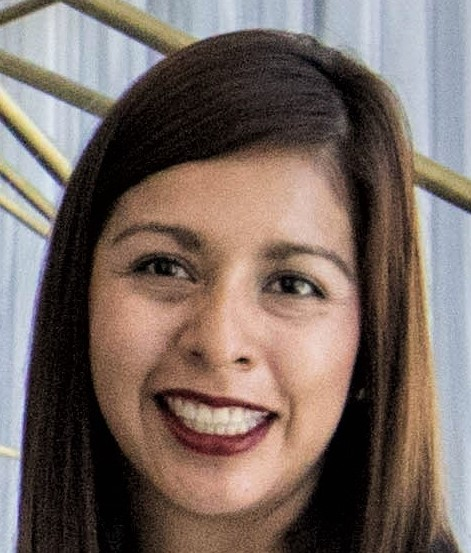
#> input picture images/face.jpeg, 471 x 553 px; the run also reads 4 pictures not shown here
$ python ORB.py
#> lines starting #> are read from the running program, lines starting #| are printed output that depends on the picture
#!/usr/bin/env python
# coding: utf-8

# <div style="font-family:Georgia; font-size:2.5vw; color:lightblue; font-weight:normal; text-align:center; background:url('./Animations/Title Background.gif') no-repeat center; background-size:cover)">
# <br><br>
# Oriented FAST and Rotated BRIEF (ORB)
# <br><br><br>
# </div>
#
# # Introduction
#
# One of the most challenging problems in computer vision is object detection. Object detection is the ability to recognize particular objects in images and being able to determine the location of those objects within the images. For example, if we perform car detection in the image below, we will not only be interested in saying how many cars are there in the image but also *where* those cars are in the image.
# <br>
# <figure>
#   <img src = "./Animations/cars.jpg" width = 80% style = "border: thin silver solid; padding: 10px">
#       <figcaption style = "text-align: center; font-style: italic">Fig1. - Car Detection.</figcaption>
# </figure>
# <br>
# In order to perform this object-based image analysis, we will use ORB. ORB is a very fast algorithm that creates feature vectors from detected keypoints. You've learned that ORB has some great properties, such as being invariant to rotations, changes in illumination, and noise.
#
# In this notebook, we will see these properties in action and implement the ORB algorithm to detect a person’s face in an image using facial keypoints.

# ### Loading Images and Importing Resources
#
# In the code below we will use OpenCV to load an image of a woman’s face, which will use as our training image. Since, the `cv2.imread()` function loads images as BGR we will convert our image to RGB so we can display it with the correct colors. As usual we will convert our BGR image to Gray scale for analysis.

# In[1]:


get_ipython().run_line_magic('matplotlib', 'inline')

import cv2
import matplotlib.pyplot as plt

# Set the default figure size
plt.rcParams['figure.figsize'] = [20,10]

# Load the training image
image = cv2.imread('./images/face.jpeg')
#> image is the input picture: shape (553, 471, 3); mean B, G, R 98.9, 105.9, 121

# Convert the training image to RGB
training_image = cv2.cvtColor(image, cv2.COLOR_BGR2RGB)

# Convert the training image to gray Scale
training_gray = cv2.cvtColor(image, cv2.COLOR_BGR2GRAY)
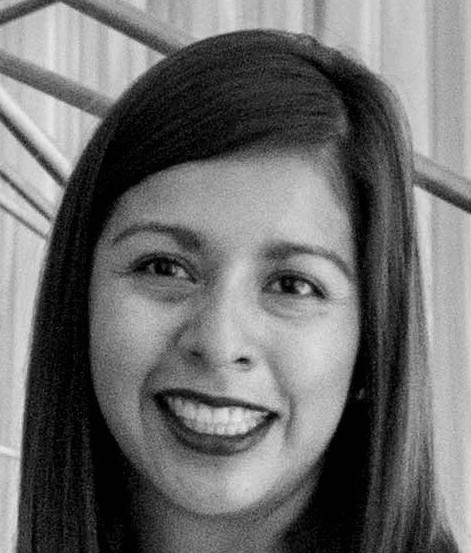
#> training_gray: shape (553, 471); min 0, max 238, mean 109.6

# Display the images
plt.subplot(121)
plt.title('Original Training Image')
plt.imshow(training_image)
plt.subplot(122)
plt.title('Gray Scale Training Image')
plt.imshow(training_gray, cmap = 'gray')
plt.show()
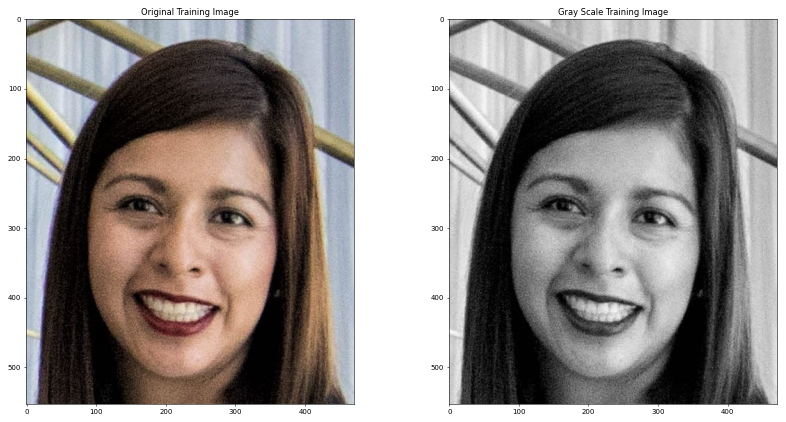
#> figure drawn by matplotlib, 2 panels


# ## Locating Keypoints
#
# The first step in the ORB algorithm is to locate all the keypoints in the training image. After the keypoints have been located, ORB creates their corresponding binary feature vectors and groups them together in the ORB descriptor.
#
# We will use OpenCV’s `ORB` class to locate the keypoints and create their corresponding ORB descriptor. The parameters of the ORB algorithm are setup using the `ORB_create()` function. The parameters of the `ORB_create()` function and their default values are given below:
#
#
# `cv2.ORB_create(nfeatures = 500,
#                scaleFactor = 1.2,
# 		       nlevels = 8,
# 		       edgeThreshold = 31,
# 		       firstLevel = 0,
# 		       WTA_K = 2,
# 		       scoreType = HARRIS_SCORE,
# 		       patchSize = 31,
# 		       fastThreshold = 20)`
#
# Parameters:
#
# * **nfeatures** - *int*
# Determines the maximum number of features (keypoints) to locate.
#
#
# * **scaleFactor** - *float*
# Pyramid decimation ratio, must be greater than 1. ORB uses an image pyramid to find features, therefore you must provide the scale factor between each layer in the pyramid and the number of levels the pyramid has. A `scaleFactor = 2` means the classical pyramid, where each next level has 4x less pixels than the previous. A big scale factor will diminish the number of features found.
#
#
# * **nlevels** - *int*
# The number of pyramid levels. The smallest level will have a linear size equal to input_image_linear_size/pow(scaleFactor, nlevels).
#
#
# * **edgeThreshold** - - *int*
# The size of the border where features are not detected. Since the keypoints have a specific pixel size, the edges of images must be excluded from the search. The size of the `edgeThreshold` should be equal to or greater than the patchSize parameter.
#
#
# * **firstLevel** - *int*
# This parameter allows you to determine which level should be treated as the first level in the pyramid. It should be 0 in the current implementation. Usually, the pyramid level with a scale of unity is considered the first level.
#
#
# * **WTA_K** - *int*
# The number of random pixels used to produce each element of the oriented BRIEF descriptor. The possible values are 2, 3, and 4, with 2 being the default value. For example, a value of 3 means three random pixels are chosen at a time to compare their brightness. The index of the brightest pixel is returned. Since there are 3 pixels, the returned index will be either 0, 1, or 2.
#
#
# * **scoreType** - *int*
# This parameter can be set to either HARRIS_SCORE or FAST_SCORE. The default HARRIS_SCORE means that the Harris corner algorithm is used to rank features. The score is used to only retain the best features. The FAST_SCORE produces slightly less stable keypoints, but it is a little faster to compute.
#
#
# * **patchSize** - *int*
# Size of the patch used by the oriented BRIEF descriptor. Of course, on smaller pyramid layers the perceived image area covered by a feature will be larger.
#
#
# As we can see, the `cv2. ORB_create()`function supports a wide range of parameters. The first two arguments (`nfeatures` and ` scaleFactor`) are probably the ones you are most likely to change. The other parameters can be safely left at their default values and you will get good results.
#
# In the code below, we will use the `ORB_create()`function to set the maximum number of keypoints we want to detect to 200, and to set the pyramid decimation ratio to 2.1. We will then use the ` .detectAndCompute (image)`method to locate the keypoints in the given training `image`and to compute their corresponding ORB descriptor.  Finally, we will use the ` cv2.drawKeypoints()`function to visualize the keypoints found by the ORB algorithm.

# In[ ]:


# Import copy to make copies of the training image
import copy

# Set the default figure size
plt.rcParams['figure.figsize'] = [14.0, 7.0]

# Set the parameters of the ORB algorithm by specifying the maximum number of keypoints to locate and
# the pyramid decimation ratio
orb = cv2.ORB_create(200, 2.0)

# Find the keypoints in the gray scale training image and compute their ORB descriptor.
# The None parameter is needed to indicate that we are not using a mask.
keypoints, descriptor = orb.detectAndCompute(training_gray, None)
#> keypoints = 175 keypoints; strongest (x, y, size): (306, 286, 62), (252, 420, 124), (272, 412, 124), (300, 288, 124)

# Create copies of the training image to draw our keypoints on
keyp_without_size = copy.copy(training_image)
keyp_with_size = copy.copy(training_image)

# Draw the keypoints without size or orientation on one copy of the training image
cv2.drawKeypoints(training_image, keypoints, keyp_without_size, color = (0, 255, 0))
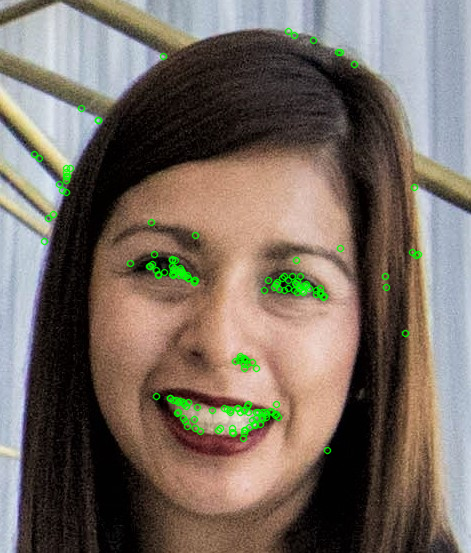
#> keyp_without_size: shape (553, 471, 3); mean R, G, B 119.6, 107.7, 97.8

# Draw the keypoints with size and orientation on the other copy of the training image
cv2.drawKeypoints(training_image, keypoints, keyp_with_size, flags = cv2.DRAW_MATCHES_FLAGS_DRAW_RICH_KEYPOINTS)
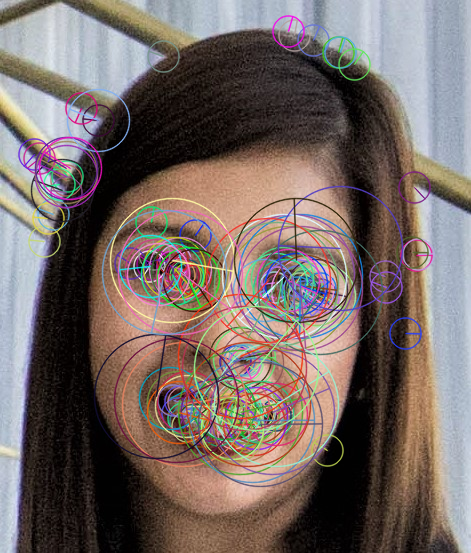
#> keyp_with_size: shape (553, 471, 3); mean R, G, B 118.5, 105.6, 101.2

# Display the image with the keypoints without size or orientation
plt.subplot(121)
plt.title('Keypoints Without Size or Orientation')
plt.imshow(keyp_without_size)

# Display the image with the keypoints with size and orientation
plt.subplot(122)
plt.title('Keypoints With Size and Orientation')
plt.imshow(keyp_with_size)
plt.show()

# Print the number of keypoints detected
print("\nNumber of keypoints Detected: ", len(keypoints))
#| Number of keypoints Detected:  175


# As we can see in the right image, every keypoint has a center, a size, and an angle. The center determines the location of each keypoint in the image; the size of each keypoint is determined by the patch size used by BRIEF to create its feature vector; and the angle tells us the orientation of the keypoint as determined by rBRIEF.
#
# Once the keypoints for the training image have been found and their corresponding ORB descriptor has been calculated, the same thing can be done for the query image. In order to see the properties of the ORB algorithm more clearly, in the next sections we will use the same image as our training and query image.

# # Feature Matching
#
# Once we have the ORB descriptors for *both* the training and query images, the final step is to perform keypoint matching between the two images using their corresponding ORB descriptors. This *matching* is usually performed by a matching function. One of the most commonly used matching functions is called *Brute-Force*.
#
# In the code below we will use OpenCV’s `BFMatcher ` class to compare the keypoints in the training and query images.. The parameters of the Brute-Force matcher are setup using the `cv2.BFMatcher()`function. The parameters of the `cv2.BFMatcher()`function and their default values are given below:
#
#
#
# `cv2.BFMatcher(normType = cv2.NORM_L2,
# 		 	  crossCheck = false)`
#
# Parameters:
#
# * **normType**
# Specifies the metric used to determine the quality of the match. By default, `normType = cv2.NORM_L2`, which measures the distance between two descriptors.  However, for binary descriptors like the ones created by ORB, the Hamming metric is more suitable. The Hamming metric determines the distance by counting the number of dissimilar bits between the binary descriptors. When the ORB descriptor is created using `WTA_K = 2`, two random pixels are chosen and compared in brightness. The index of the brightest pixel is returned as either 0 or 1.  Such output only occupies 1 bit, and therefore the ` cv2.NORM_HAMMING` metric should be used.  If, on the other hand, the ORB descriptor is created using `WTA_K = 3`, three random pixels are chosen and compared in brightness. The index of the brightest pixel is returned as either 0, 1, or 2.  Such output will occupy 2 bits, and therefore a special variant of the Hamming distance, known as the `cv2.NORM_HAMMING2` (the 2 stands for 2 bits), should be used instead. Then, for any metric chosen, when comparing the keypoints in the training and query images, the pair with the smaller metric (distance between them) is considered the best match.
#
#
# * **crossCheck** - *bool*
# A Boolean variable and can be set to either `True` or `False`. Cross-checking is very useful for eliminating false matches. Cross-checking works by performing the matching procedure two times. The first time the keypoints in the training image are compared to those in the query image; the second time, however, the keypoints in the query image are compared to those in the training image (*i.e.* the comparison is done backwards). When cross-checking is enabled a match is considered valid only if keypoint *A* in the training image is the best match of keypoint *B* in the query image and vice-versa (that is, if keypoint *B* in the query image is the best match of point *A* in the training image).
#
# Once the parameters of the *BFMatcher* have been set, we can use the `.match(descriptors_train, descriptors_query)` method to find the matching  keypoints between the training and query images using their ORB descriptors. Finally, we will use the ` cv2.drawMatches ()` function to visualize the matching keypoints found by the Brute-Force matcher. This function stacks the training and query images horizontally and draws lines from the keypoints in the training image to their corresponding best matching keypoints in the query image. Remember that in order to see the properties of the ORB algorithm more clearly, in the following examples we will use the same image as our training and query image.

# In[ ]:


import cv2
import matplotlib.pyplot as plt

# Set the default figure size
plt.rcParams['figure.figsize'] = [14.0, 7.0]

# Load the training image
image1 = cv2.imread('./images/face.jpeg')

# Load the query image
image2 = cv2.imread('./images/face.jpeg')

# Convert the training image to RGB
training_image = cv2.cvtColor(image1, cv2.COLOR_BGR2RGB)

# Convert the query image to RGB
query_image = cv2.cvtColor(image2, cv2.COLOR_BGR2RGB)

# Display the training and query images
plt.subplot(121)
plt.title('Training Image')
plt.imshow(training_image)
plt.subplot(122)
plt.title('Query Image')
plt.imshow(query_image)
plt.show()

# Convert the training image to gray scale
training_gray = cv2.cvtColor(training_image, cv2.COLOR_BGR2GRAY)

# Convert the query image to gray scale
query_gray = cv2.cvtColor(query_image, cv2.COLOR_BGR2GRAY)

# Set the parameters of the ORB algorithm by specifying the maximum number of keypoints to locate and
# the pyramid decimation ratio
orb = cv2.ORB_create(1000, 2.0)

# Find the keypoints in the gray scale training and query images and compute their ORB descriptor.
# The None parameter is needed to indicate that we are not using a mask in either case.
keypoints_train, descriptors_train = orb.detectAndCompute(training_gray, None)
#> keypoints_train = 821 keypoints; strongest (x, y, size): (306, 286, 62), (252, 420, 124), (272, 412, 124), (300, 288, 124)
keypoints_query, descriptors_query = orb.detectAndCompute(query_gray, None)
#> keypoints_query has the same summary as keypoints_train

# Create a Brute Force Matcher object. Set crossCheck to True so that the BFMatcher will only return consistent
# pairs. Such technique usually produces best results with minimal number of outliers when there are enough matches.
bf = cv2.BFMatcher(cv2.NORM_HAMMING, crossCheck = True)

# Perform the matching between the ORB descriptors of the training image and the query image
matches = bf.match(descriptors_train, descriptors_query)
#> matches = 821 matches

# The matches with shorter distance are the ones we want. So, we sort the matches according to distance
matches = sorted(matches, key = lambda x : x.distance)

# Connect the keypoints in the training image with their best matching keypoints in the query image.
# The best matches correspond to the first elements in the sorted matches list, since they are the ones
# with the shorter distance. We draw the first 300 mathces and use flags = 2 to plot the matching keypoints
# without size or orientation.
result = cv2.drawMatches(training_gray, keypoints_train, query_gray, keypoints_query, matches[:300], query_gray, flags = 2)
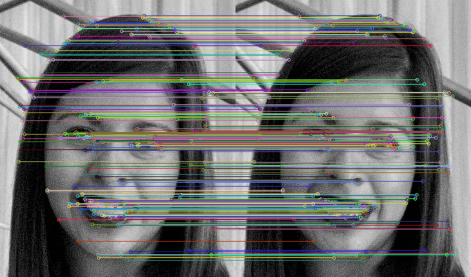
#> result: shape (553, 942, 3) (shown at 1/2 size); mean of channels 0, 1, 2 110.5, 111.1, 110.5; drawn as B, G, R

# Display the best matching points
plt.title('Best Matching Points')
plt.imshow(result)
plt.show()

# Print the number of keypoints detected in the training image
print("Number of Keypoints Detected In The Training Image: ", len(keypoints_train))
#| Number of Keypoints Detected In The Training Image:  821

# Print the number of keypoints detected in the query image
print("Number of Keypoints Detected In The Query Image: ", len(keypoints_query))
#| Number of Keypoints Detected In The Query Image:  821

# Print total number of matching points between the training and query images
print("\nNumber of Matching Keypoints Between The Training and Query Images: ", len(matches))
#| Number of Matching Keypoints Between The Training and Query Images:  821


# In the above example, since both the training and query images are the exactly the same, we expect that the same number of keypoints are found in both images, and that all the keypoints match. We can clearly see that this indeed the case, ORB has found the same number of keypoints in both images and the Brute-Force matcher has been able to correctly match all the keypoints in training and query images.

# # ORB's Main Properties
#
# We will now explore each of the main properties of the ORB algorithm:
#
# * Scale Invariance
# * Rotational Invariance
# * Illumination Invariance
# * Noise Invariance
#
# Again, in order to see the properties of the ORB algorithm more clearly, in the following examples we will use the same image as our training and query image.
#
#
# ## Scale Invariance
#
# The ORB algorithm is scale invariant. This means that it is able to detect objects in images regardless of their size. To see this, we will now use our Brute-Force matcher to match points between the training image and a query image that is a ¼ the size of the original training image.

# In[ ]:


import cv2
import matplotlib.pyplot as plt

# Set the default figure size
plt.rcParams['figure.figsize'] = [14.0, 7.0]

# Load the training image
image1 = cv2.imread('./images/face.jpeg')

# Load the query image
image2 = cv2.imread('./images/faceQS.png')
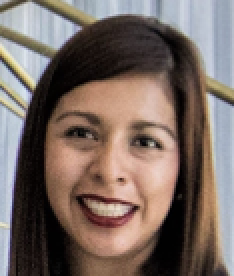
#> input picture images/faceQS.png, 117 x 138 px (shown 2 times larger)
#> image2 is the input picture: shape (138, 117, 3); mean B, G, R 98.9, 105.8, 121.1

# Convert the training image to RGB
training_image = cv2.cvtColor(image1, cv2.COLOR_BGR2RGB)

# Convert the query image to RGB
query_image = cv2.cvtColor(image2, cv2.COLOR_BGR2RGB)

# Display the images
plt.subplot(121)
plt.title('Training Image')
plt.imshow(training_image)
plt.subplot(122)
plt.title('Query Image')
plt.imshow(query_image)
plt.show()

# Convert the training image to gray scale
training_gray = cv2.cvtColor(training_image, cv2.COLOR_BGR2GRAY)

# Convert the query image to gray scale
query_gray = cv2.cvtColor(query_image, cv2.COLOR_BGR2GRAY)
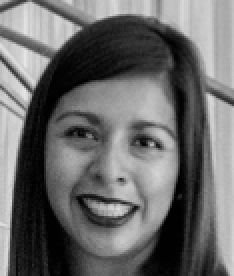
#> query_gray: shape (138, 117) (shown 2 times larger); min 0, max 230, mean 105.5

# Set the parameters of the ORB algorithm by specifying the maximum number of keypoints to locate and
# the pyramid decimation ratio
orb = cv2.ORB_create(1000, 2.0)

# Find the keypoints in the gray scale training and query images and compute their ORB descriptor.
# The None parameter is needed to indicate that we are not using a mask in either case.
keypoints_train, descriptors_train = orb.detectAndCompute(training_gray, None)
keypoints_query, descriptors_query = orb.detectAndCompute(query_gray, None)
#> keypoints_query = 65 keypoints; strongest (x, y, size): (63, 104, 31), (67, 103, 31), (75, 72, 31), (79, 73, 31)

# Create a Brute Force Matcher object. Set crossCheck to True so that the BFMatcher will only return consistent
# pairs. Such technique usually produces best results with minimal number of outliers when there are enough matches.
bf = cv2.BFMatcher(cv2.NORM_HAMMING, crossCheck = True)

# Perform the matching between the ORB descriptors of the training image and the query image
matches = bf.match(descriptors_train, descriptors_query)
#> matches = 57 matches
#> (the rest of the program and of its run is left out)
